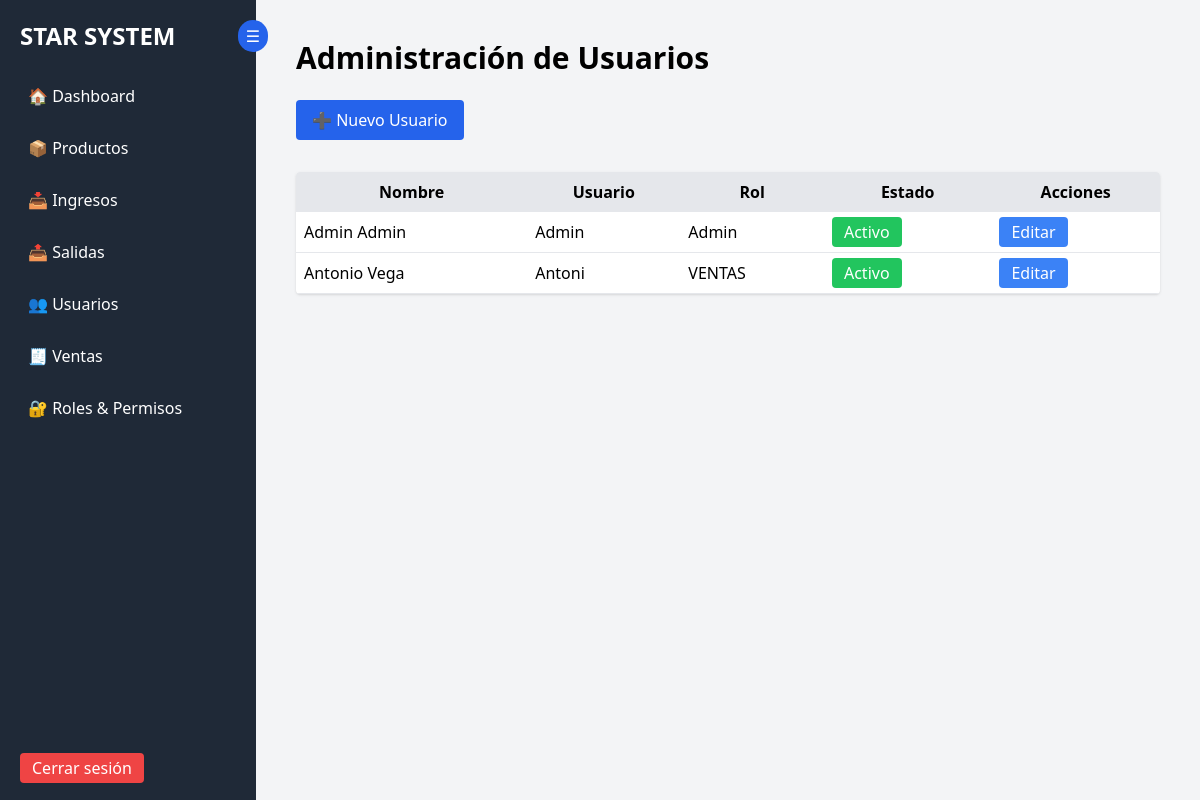
The app's page /dashboard/usuarios.php (signed in) with its own data.
### tables this page shows
CREATE TABLE `usuarios` (
  `IdUsuario` int(11) NOT NULL,
  `Nombre_usuario` varchar(100) DEFAULT NULL,
  `Apellido_usuario` varchar(100) DEFAULT NULL,
  `usuario` varchar(50) DEFAULT NULL,
  `Contraseña` varchar(255) DEFAULT NULL,
  `email` varchar(100) DEFAULT NULL,
  `estado` tinyint(4) DEFAULT 1,
  `Fecha_creacion` timestamp NOT NULL DEFAULT current_timestamp()
);

CREATE TABLE `rol` (
  `Idrol` int(11) NOT NULL,
  `Nombre_rol` varchar(50) DEFAULT NULL,
  `Descripcion` varchar(255) DEFAULT NULL,
  `Fecha_cración` date DEFAULT NULL
);

### dashboard/usuarios.php (the view, shortened to what this page needs)
<?php
require_once "../config/configdb.php";
$sql = "
SELECT
    u.IdUsuario,
    u.Nombre_usuario,
    u.Apellido_usuario,
    u.usuario,
    u.estado,
    r.Nombre_rol
FROM usuarios u
LEFT JOIN usuario_rol ur ON ur.idUsuario = u.IdUsuario
LEFT JOIN rol r ON r.Idrol = ur.idRol
";
$usuarios = $pdo->query($sql)->fetchAll(PDO::FETCH_ASSOC);
?>
<!DOCTYPE html>
<html lang="es">
<head>
<script src="https://cdn.tailwindcss.com"></script>
</head>
<body class="bg-gray-100 flex">
<?php include "sidebar.php"; ?>
<main class="ml-64 p-10 w-full">
<h1 class="text-3xl font-bold mb-6">Administración de Usuarios</h1>
<a href="usuarios_crear.php" class="bg-blue-600 text-white px-4 py-2 rounded mb-4 inline-block hover:bg-blue-700">
    ➕ Nuevo Usuario
</a>
<div class="bg-white rounded shadow mt-4 overflow-x-auto">
<table class="w-full">
<thead class="bg-gray-200">
<tr>
    <th class="p-2">Nombre</th>
    <th class="p-2">Usuario</th>
    <th class="p-2">Rol</th>
    <th class="p-2">Estado</th>
    <th class="p-2">Acciones</th>
</tr>
</thead>
<tbody>
<?php foreach ($usuarios as $u): ?>
<tr class="border-b">
    <td class="p-2"><?= $u['Nombre_usuario'].' '.$u['Apellido_usuario'] ?></td>
    <td class="p-2"><?= $u['usuario'] ?></td>
    <td class="p-2"><?= $u['Nombre_rol'] ?? 'Sin rol' ?></td>
    <td class="p-2">
        <?php if ($u['estado']): ?>
            <a href="usuarios_estado.php?id=<?= $u['IdUsuario'] ?>"
               onclick="return confirm('¿Seguro deseas desactivar este usuario?')"
               class="px-3 py-1 rounded bg-green-500 text-white hover:bg-green-600">
               Activo
            </a>
        <?php endif; ?>
    </td>
    <td class="p-2">
        <a href="usuarios_editar.php?id=<?= $u['IdUsuario'] ?>"
           class="px-3 py-1 rounded bg-blue-500 text-white hover:bg-blue-600">
           Editar
        </a>
    </td>
</tr>
<?php endforeach; ?>
</tbody>
</table>
</div>
</main>
</body>
</html>

### records on screen
usuarios: Nombre_usuario "Admin", Apellido_usuario "Admin", usuario "Admin", rol.Nombre_rol "Admin"
usuarios: Nombre_usuario "Antonio", Apellido_usuario "Vega", usuario "Antoni", rol.Nombre_rol "VENTAS"
